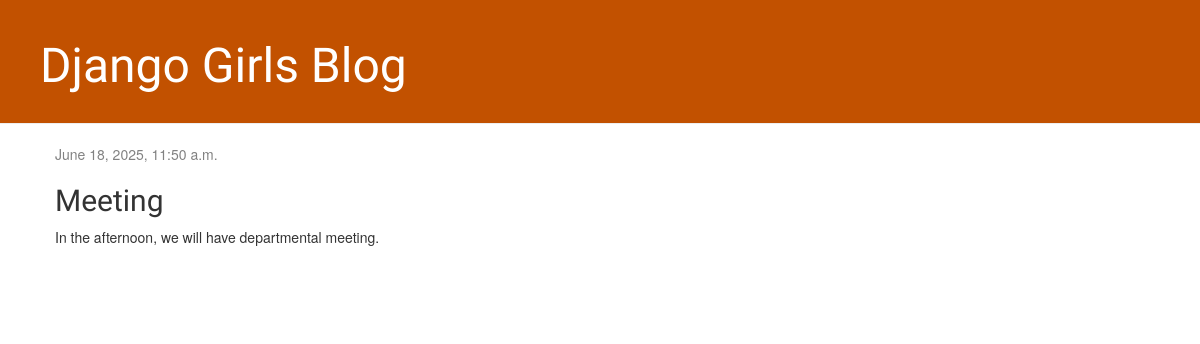
/post/3/, run on an earlier commit of the app's database.
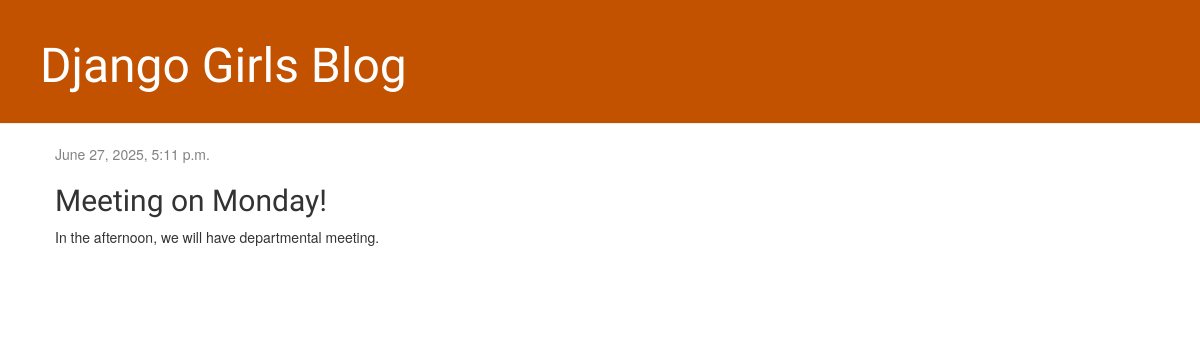
And on a later commit of the database.
### blog/models.py (models this page shows, shortened)
class Post(models.Model):
    author = models.ForeignKey(settings.AUTH_USER_MODEL, on_delete=models.CASCADE)
    title = models.CharField(max_length=200)
    text = models.TextField()
    created_date = models.DateTimeField(default=timezone.now)
    published_date = models.DateTimeField(blank=True, null=True)

### blog/views.py (the view)
# urls.py: path("post/<int:pk>/", views.post_detail, name="post_detail"),
def post_detail(request, pk):
    post = get_object_or_404(Post, pk=pk)
    return render(request, "blog/post_detail.html", {"post": post})

### blog/templates/blog/post_detail.html (shortened to what this page needs)
{% extends "blog/base.html" %}
{% block content %}
    <div class="post">
        {% if post.published_date %}
            <div class="date">
                {{ post.published_date }}
            </div>
        {% endif %}
        <h2>{{ post.title }}</h2>
        <p>{{ post.text|linebreaksbr }}</p>
    </div>
{% endblock content %}

What changed in the data, as far as the page shows it:
changed Post "In the afternoon, we will have departmental meeting.": published_date "June 18, 2025, 11:50 a.m." → "June 27, 2025, 5:11 p.m."; title "Meeting" → "Meeting on Monday!"
